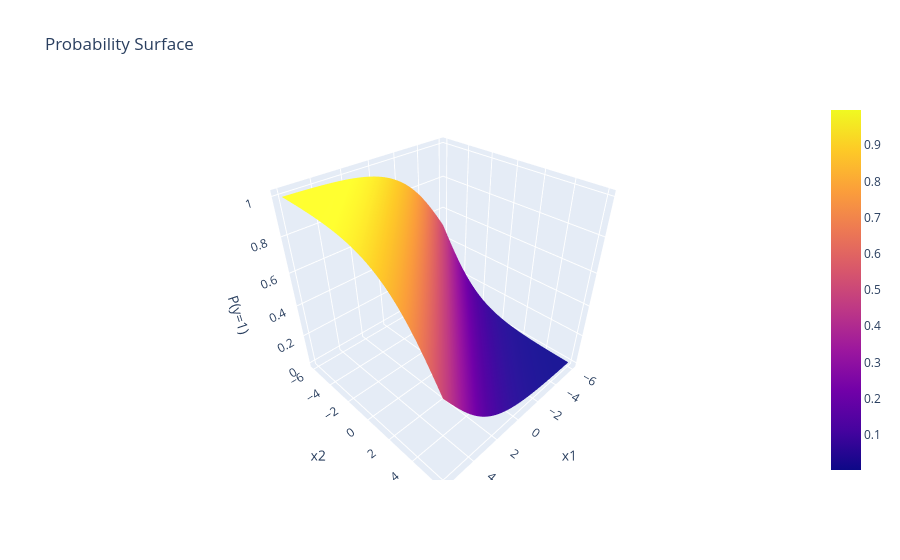

Notebook code for this chart:
### Code cell
fig = go.Figure(
    data=go.Surface(
        x=xx,
        y=yy,
        z=z_grid
    )
)

fig.update_layout(
    title="Probability Surface",
    scene=dict(
        xaxis_title="x1",
        yaxis_title="x2",
        zaxis_title="P(y=1)"
    )
)

fig.show()

### Figure 1 — Plotly figure (JSON) as saved in the notebook; plotly's stock layout.template omitted (floating-point values rounded to 4 significant figures; data arrays with more than 128 entries replaced by an {"elided": "..."} marker saying what was removed)
{"data": [{"type": "surface", "x": {"elided": "50x50 float values"}, "y": {"elided": "50x50 float values"}, "z": {"elided": "50x50 float values"}}], "layout": {"scene": {"xaxis": {"title": {"text": "x1"}}, "yaxis": {"title": {"text": "x2"}}, "zaxis": {"title": {"text": "P(y=1)"}}}, "title": {"text": "Probability Surface"}}}
